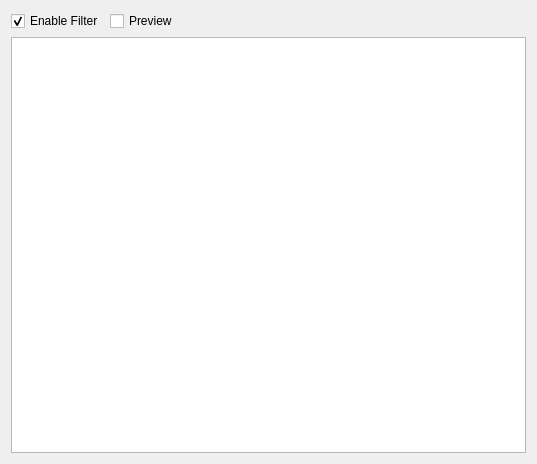
<?xml version="1.0" encoding="UTF-8"?>
<ui version="4.0">
 <comment>Copyright (C) 2012 Robert Chéramy (robert@cheramy.net)

This file is part of YASW (Yet Another Scan Wizard).

YASW is free software: you can redistribute it and/or modify
it under the terms of the GNU General Public License as published by
the Free Software Foundation, either version 3 of the License, or
(at your option) any later version.

YASW is distributed in the hope that it will be useful,
but WITHOUT ANY WARRANTY; without even the implied warranty of
MERCHANTABILITY or FITNESS FOR A PARTICULAR PURPOSE.  See the
GNU General Public License for more details.

You should have received a copy of the GNU General Public License
along with YASW.  If not, see http://www.gnu.org/licenses/.</comment>
 <class>DekeystoningWidget</class>
 <widget class="QWidget" name="DekeystoningWidget">
  <property name="geometry">
   <rect>
    <x>0</x>
    <y>0</y>
    <width>537</width>
    <height>464</height>
   </rect>
  </property>
  <property name="windowTitle">
   <string>Form</string>
  </property>
  <property name="locale">
   <locale language="English" country="UnitedKingdom"/>
  </property>
  <layout class="QGridLayout" name="gridLayout">
   <item row="0" column="0">
    <widget class="QCheckBox" name="enable">
     <property name="text">
      <string>Enable Filter</string>
     </property>
     <property name="checked">
      <bool>true</bool>
     </property>
    </widget>
   </item>
   <item row="0" column="1">
    <widget class="QCheckBox" name="preview">
     <property name="text">
      <string>Preview</string>
     </property>
    </widget>
   </item>
   <item row="0" column="2">
    <spacer name="horizontalSpacer">
     <property name="orientation">
      <enum>Qt::Horizontal</enum>
     </property>
     <property name="sizeHint" stdset="0">
      <size>
       <width>242</width>
       <height>20</height>
      </size>
     </property>
    </spacer>
   </item>
   <item row="1" column="0" colspan="3">
    <widget class="DekeystoningGraphicsView" name="view"/>
   </item>
  </layout>
 </widget>
 <customwidgets>
  <customwidget>
   <class>DekeystoningGraphicsView</class>
   <extends>QGraphicsView</extends>
   <header>dekeystoninggraphicsview.h</header>
   <slots>
    <slot>setPreview(bool)</slot>
   </slots>
  </customwidget>
 </customwidgets>
 <resources/>
 <connections>
  <connection>
   <sender>enable</sender>
   <signal>toggled(bool)</signal>
   <receiver>view</receiver>
   <slot>setEnabled(bool)</slot>
   <hints>
    <hint type="sourcelabel">
     <x>73</x>
     <y>27</y>
    </hint>
    <hint type="destinationlabel">
     <x>113</x>
     <y>146</y>
    </hint>
   </hints>
  </connection>
  <connection>
   <sender>preview</sender>
   <signal>toggled(bool)</signal>
   <receiver>view</receiver>
   <slot>setPreview(bool)</slot>
   <hints>
    <hint type="sourcelabel">
     <x>151</x>
     <y>13</y>
    </hint>
    <hint type="destinationlabel">
     <x>192</x>
     <y>130</y>
    </hint>
   </hints>
  </connection>
 </connections>
</ui>
